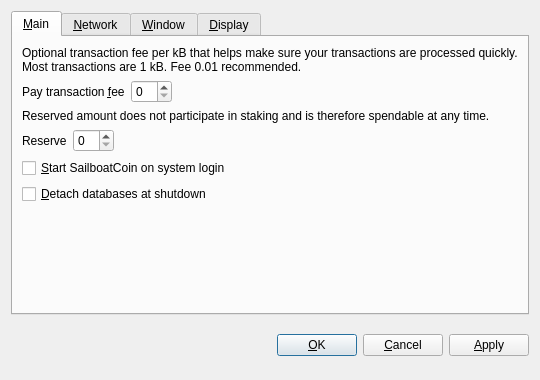
<?xml version="1.0" encoding="UTF-8"?>
<ui version="4.0">
 <class>OptionsDialog</class>
 <widget class="QDialog" name="OptionsDialog">
  <property name="geometry">
   <rect>
    <x>0</x>
    <y>0</y>
    <width>540</width>
    <height>380</height>
   </rect>
  </property>
  <property name="windowTitle">
   <string>Options</string>
  </property>
  <property name="modal">
   <bool>true</bool>
  </property>
  <layout class="QVBoxLayout" name="verticalLayout">
   <item>
    <widget class="QTabWidget" name="tabWidget">
     <property name="tabPosition">
      <enum>QTabWidget::North</enum>
     </property>
     <property name="currentIndex">
      <number>0</number>
     </property>
     <widget class="QWidget" name="tabMain">
      <attribute name="title">
       <string>&amp;Main</string>
      </attribute>
      <layout class="QVBoxLayout" name="verticalLayout_Main">
       <item>
        <widget class="QLabel" name="transactionFeeInfoLabel">
         <property name="text">
          <string>Optional transaction fee per kB that helps make sure your transactions are processed quickly. Most transactions are 1 kB. Fee 0.01 recommended.</string>
         </property>
         <property name="textFormat">
          <enum>Qt::PlainText</enum>
         </property>
         <property name="wordWrap">
          <bool>true</bool>
         </property>
        </widget>
       </item>
       <item>
        <layout class="QHBoxLayout" name="horizontalLayoutFee">
         <item>
          <widget class="QLabel" name="transactionFeeLabel">
           <property name="text">
            <string>Pay transaction &amp;fee</string>
           </property>
           <property name="textFormat">
            <enum>Qt::PlainText</enum>
           </property>
           <property name="buddy">
            <cstring>transactionFee</cstring>
           </property>
          </widget>
         </item>
         <item>
          <widget class="BitcoinAmountField" name="transactionFee"/>
         </item>
         <item>
          <spacer name="horizontalSpacerFee">
           <property name="orientation">
            <enum>Qt::Horizontal</enum>
           </property>
           <property name="sizeHint" stdset="0">
            <size>
             <width>40</width>
             <height>20</height>
            </size>
           </property>
          </spacer>
         </item>
        </layout>
       </item>
       <item>
        <widget class="QLabel" name="reserveBalanceInfoLabel">
         <property name="text">
          <string>Reserved amount does not participate in staking and is therefore spendable at any time.</string>
         </property>
         <property name="textFormat">
          <enum>Qt::PlainText</enum>
         </property>
         <property name="wordWrap">
          <bool>true</bool>
         </property>
        </widget>
       </item>
       <item>
        <layout class="QHBoxLayout" name="horizontalLayoutReserveBalance">
         <item>
          <widget class="QLabel" name="reserveBalanceLabel">
           <property name="text">
            <string>Reserve</string>
           </property>
           <property name="textFormat">
            <enum>Qt::PlainText</enum>
           </property>
           <property name="buddy">
            <cstring>reserveBalance</cstring>
           </property>
          </widget>
         </item>
         <item>
          <widget class="BitcoinAmountField" name="reserveBalance"/>
         </item>
         <item>
          <spacer name="horizontalSpacerReserveBalance">
           <property name="orientation">
            <enum>Qt::Horizontal</enum>
           </property>
           <property name="sizeHint" stdset="0">
            <size>
             <width>40</width>
             <height>20</height>
            </size>
           </property>
          </spacer>
         </item>
        </layout>
       </item>
       <item>
        <widget class="QCheckBox" name="bitcoinAtStartup">
         <property name="toolTip">
          <string>Automatically start SailboatCoin after logging in to the system.</string>
         </property>
         <property name="text">
          <string>&amp;Start SailboatCoin on system login</string>
         </property>
        </widget>
       </item>
       <item>
        <widget class="QCheckBox" name="detachDatabases">
         <property name="toolTip">
          <string>Detach block and address databases at shutdown. This means they can be moved to another data directory, but it slows down shutdown. The wallet is always detached.</string>
         </property>
         <property name="text">
          <string>&amp;Detach databases at shutdown</string>
         </property>
        </widget>
       </item>
       <item>
        <spacer name="verticalSpacer_Main">
         <property name="orientation">
          <enum>Qt::Vertical</enum>
         </property>
         <property name="sizeHint" stdset="0">
          <size>
           <width>20</width>
           <height>40</height>
          </size>
         </property>
        </spacer>
       </item>
      </layout>
     </widget>
     <widget class="QWidget" name="tabNetwork">
      <attribute name="title">
       <string>&amp;Network</string>
      </attribute>
      <layout class="QVBoxLayout" name="verticalLayout_Network">
       <item>
        <widget class="QCheckBox" name="mapPortUpnp">
         <property name="toolTip">
          <string>Automatically open the SailboatCoin client port on the router. This only works when your router supports UPnP and it is enabled.</string>
         </property>
         <property name="text">
          <string>Map port using &amp;UPnP</string>
         </property>
        </widget>
       </item>
       <item>
        <widget class="QCheckBox" name="connectSocks">
         <property name="toolTip">
          <string>Connect to the SailboatCoin network through a SOCKS proxy (e.g. when connecting through Tor).</string>
         </property>
         <property name="text">
          <string>&amp;Connect through SOCKS proxy:</string>
         </property>
        </widget>
       </item>
       <item>
        <layout class="QHBoxLayout" name="horizontalLayout_Network">
         <item>
          <widget class="QLabel" name="proxyIpLabel">
           <property name="text">
            <string>Proxy &amp;IP:</string>
           </property>
           <property name="textFormat">
            <enum>Qt::PlainText</enum>
           </property>
           <property name="buddy">
            <cstring>proxyIp</cstring>
           </property>
          </widget>
         </item>
         <item>
          <widget class="QValidatedLineEdit" name="proxyIp">
           <property name="maximumSize">
            <size>
             <width>140</width>
             <height>16777215</height>
            </size>
           </property>
           <property name="toolTip">
            <string>IP address of the proxy (e.g. 127.0.0.1)</string>
           </property>
          </widget>
         </item>
         <item>
          <widget class="QLabel" name="proxyPortLabel">
           <property name="text">
            <string>&amp;Port:</string>
           </property>
           <property name="textFormat">
            <enum>Qt::PlainText</enum>
           </property>
           <property name="buddy">
            <cstring>proxyPort</cstring>
           </property>
          </widget>
         </item>
         <item>
          <widget class="QLineEdit" name="proxyPort">
           <property name="maximumSize">
            <size>
             <width>55</width>
             <height>16777215</height>
            </size>
           </property>
           <property name="toolTip">
            <string>Port of the proxy (e.g. 9050)</string>
           </property>
          </widget>
         </item>
         <item>
          <widget class="QLabel" name="socksVersionLabel">
           <property name="text">
            <string>SOCKS &amp;Version:</string>
           </property>
           <property name="textFormat">
            <enum>Qt::PlainText</enum>
           </property>
           <property name="buddy">
            <cstring>socksVersion</cstring>
           </property>
          </widget>
         </item>
         <item>
          <widget class="QValueComboBox" name="socksVersion">
           <property name="toolTip">
            <string>SOCKS version of the proxy (e.g. 5)</string>
           </property>
          </widget>
         </item>
         <item>
          <spacer name="horizontalSpacer_Network">
           <property name="orientation">
            <enum>Qt::Horizontal</enum>
           </property>
           <property name="sizeHint" stdset="0">
            <size>
             <width>40</width>
             <height>20</height>
            </size>
           </property>
          </spacer>
         </item>
        </layout>
       </item>
       <item>
        <spacer name="verticalSpacer_Network">
         <property name="orientation">
          <enum>Qt::Vertical</enum>
         </property>
         <property name="sizeHint" stdset="0">
          <size>
           <width>20</width>
           <height>40</height>
          </size>
         </property>
        </spacer>
       </item>
      </layout>
     </widget>
     <widget class="QWidget" name="tabWindow">
      <attribute name="title">
       <string>&amp;Window</string>
      </attribute>
      <layout class="QVBoxLayout" name="verticalLayout_Window">
       <item>
        <widget class="QCheckBox" name="minimizeToTray">
         <property name="toolTip">
          <string>Show only a tray icon after minimizing the window.</string>
         </property>
         <property name="text">
          <string>&amp;Minimize to the tray instead of the taskbar</string>
         </property>
        </widget>
       </item>
       <item>
        <widget class="QCheckBox" name="minimizeOnClose">
         <property name="toolTip">
          <string>Minimize instead of exit the application when the window is closed. When this option is enabled, the application will be closed only after selecting Quit in the menu.</string>
         </property>
         <property name="text">
          <string>M&amp;inimize on close</string>
         </property>
        </widget>
       </item>
       <item>
        <spacer name="verticalSpacer_Window">
         <property name="orientation">
          <enum>Qt::Vertical</enum>
         </property>
         <property name="sizeHint" stdset="0">
          <size>
           <width>20</width>
           <height>40</height>
          </size>
         </property>
        </spacer>
       </item>
      </layout>
     </widget>
     <widget class="QWidget" name="tabDisplay">
      <attribute name="title">
       <string>&amp;Display</string>
      </attribute>
      <layout class="QVBoxLayout" name="verticalLayout_Display">
       <item>
        <layout class="QHBoxLayout" name="horizontalLayout_1_Display">
         <item>
          <widget class="QLabel" name="langLabel">
           <property name="text">
            <string>User Interface &amp;language:</string>
           </property>
           <property name="textFormat">
            <enum>Qt::PlainText</enum>
           </property>
           <property name="buddy">
            <cstring>lang</cstring>
           </property>
          </widget>
         </item>
         <item>
          <widget class="QValueComboBox" name="lang">
           <property name="toolTip">
            <string>The user interface language can be set here. This setting will take effect after restarting SailboatCoin.</string>
           </property>
          </widget>
         </item>
        </layout>
       </item>
       <item>
        <layout class="QHBoxLayout" name="horizontalLayout_2_Display">
         <item>
          <widget class="QLabel" name="unitLabel">
           <property name="text">
            <string>&amp;Unit to show amounts in:</string>
           </property>
           <property name="textFormat">
            <enum>Qt::PlainText</enum>
           </property>
           <property name="buddy">
            <cstring>unit</cstring>
           </property>
          </widget>
         </item>
         <item>
          <widget class="QValueComboBox" name="unit">
           <property name="toolTip">
            <string>Choose the default subdivision unit to show in the interface and when sending coins.</string>
           </property>
          </widget>
         </item>
        </layout>
       </item>
       <item>
        <widget class="QCheckBox" name="displayAddresses">
         <property name="toolTip">
          <string>Whether to show SailboatCoin addresses in the transaction list or not.</string>
         </property>
         <property name="text">
          <string>&amp;Display addresses in transaction list</string>
         </property>
        </widget>
       </item>
       <item>
        <widget class="QCheckBox" name="coinControlFeatures">
         <property name="toolTip">
          <string>Whether to show coin control features or not.</string>
         </property>
         <property name="text">
          <string>Display coin &amp;control features (experts only!)</string>
         </property>
        </widget>
       </item>
       <item>
        <spacer name="verticalSpacer_Display">
         <property name="orientation">
          <enum>Qt::Vertical</enum>
         </property>
         <property name="sizeHint" stdset="0">
          <size>
           <width>20</width>
           <height>40</height>
          </size>
         </property>
        </spacer>
       </item>
      </layout>
     </widget>
    </widget>
   </item>
   <item>
    <layout class="QHBoxLayout" name="horizontalLayout_Buttons">
     <item>
      <spacer name="horizontalSpacer_1">
       <property name="orientation">
        <enum>Qt::Horizontal</enum>
       </property>
       <property name="sizeHint" stdset="0">
        <size>
         <width>40</width>
         <height>48</height>
        </size>
       </property>
      </spacer>
     </item>
     <item>
      <widget class="QLabel" name="statusLabel">
       <property name="font">
        <font>
         <weight>75</weight>
         <bold>true</bold>
        </font>
       </property>
       <property name="text">
        <string/>
       </property>
       <property name="textFormat">
        <enum>Qt::PlainText</enum>
       </property>
       <property name="wordWrap">
        <bool>true</bool>
       </property>
      </widget>
     </item>
     <item>
      <spacer name="horizontalSpacer_2">
       <property name="orientation">
        <enum>Qt::Horizontal</enum>
       </property>
       <property name="sizeHint" stdset="0">
        <size>
         <width>40</width>
         <height>48</height>
        </size>
       </property>
      </spacer>
     </item>
     <item>
      <widget class="QPushButton" name="okButton">
       <property name="text">
        <string>&amp;OK</string>
       </property>
      </widget>
     </item>
     <item>
      <widget class="QPushButton" name="cancelButton">
       <property name="text">
        <string>&amp;Cancel</string>
       </property>
       <property name="autoDefault">
        <bool>false</bool>
       </property>
      </widget>
     </item>
     <item>
      <widget class="QPushButton" name="applyButton">
       <property name="text">
        <string>&amp;Apply</string>
       </property>
       <property name="autoDefault">
        <bool>false</bool>
       </property>
      </widget>
     </item>
    </layout>
   </item>
  </layout>
 </widget>
 <customwidgets>
  <customwidget>
   <class>BitcoinAmountField</class>
   <extends>QSpinBox</extends>
   <header>bitcoinamountfield.h</header>
  </customwidget>
  <customwidget>
   <class>QValueComboBox</class>
   <extends>QComboBox</extends>
   <header>qvaluecombobox.h</header>
  </customwidget>
  <customwidget>
   <class>QValidatedLineEdit</class>
   <extends>QLineEdit</extends>
   <header>qvalidatedlineedit.h</header>
  </customwidget>
 </customwidgets>
 <resources/>
 <connections/>
</ui>
